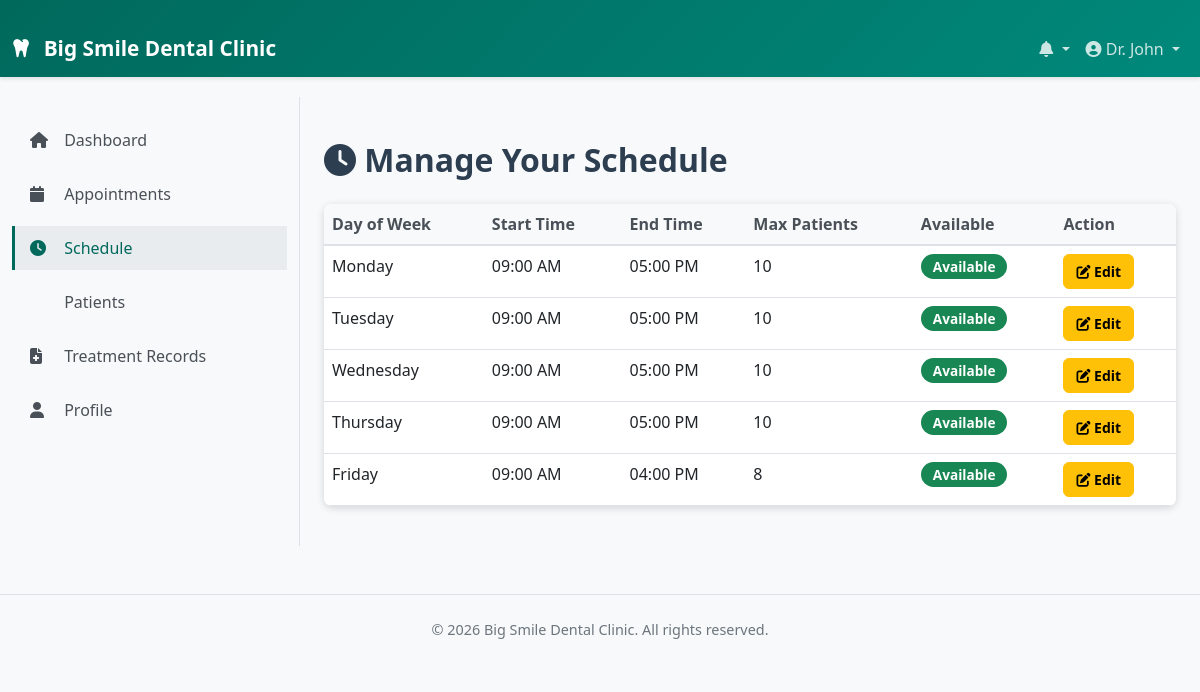
/dentist/schedule.php (signed in), run on the app's committed database.
### tables this page shows
CREATE TABLE IF NOT EXISTS users (
    user_id INT PRIMARY KEY AUTO_INCREMENT,
    username VARCHAR(50) UNIQUE NOT NULL,
    email VARCHAR(100) UNIQUE NOT NULL,
    password VARCHAR(255) NOT NULL,
    role ENUM('patient', 'dentist', 'staff', 'admin') NOT NULL,
    first_name VARCHAR(100) NOT NULL,
    last_name VARCHAR(100) NOT NULL,
    phone VARCHAR(15),
    address TEXT,
    date_of_birth DATE,
    gender ENUM('Male', 'Female', 'Other'),
    profile_image VARCHAR(255),
    qualification VARCHAR(255),
    specialization VARCHAR(255),
    registration_date TIMESTAMP DEFAULT CURRENT_TIMESTAMP,
    last_login TIMESTAMP NULL DEFAULT NULL,
    is_active TINYINT DEFAULT 1,
    created_at TIMESTAMP DEFAULT CURRENT_TIMESTAMP,
    updated_at TIMESTAMP DEFAULT CURRENT_TIMESTAMP ON UPDATE CURRENT_TIMESTAMP,
    INDEX idx_role (role),
    INDEX idx_email (email)
);

CREATE TABLE IF NOT EXISTS dentist_schedule (
    schedule_id INT PRIMARY KEY AUTO_INCREMENT,
    dentist_id INT NOT NULL,
    day_of_week VARCHAR(20) NOT NULL,
    start_time TIME NOT NULL,
    end_time TIME NOT NULL,
    max_patients INT DEFAULT 10,
    is_available TINYINT DEFAULT 1,
    created_at TIMESTAMP DEFAULT CURRENT_TIMESTAMP,
    updated_at TIMESTAMP DEFAULT CURRENT_TIMESTAMP ON UPDATE CURRENT_TIMESTAMP,
    FOREIGN KEY (dentist_id) REFERENCES users(user_id) ON DELETE CASCADE,
    INDEX idx_dentist_id (dentist_id)
);

### includes/functions.php (called while the page is built, shortened)
<?php
function isLoggedIn() {
    return isset($_SESSION['user_id']) && !empty($_SESSION['user_id']);
}
function getCurrentUser() {
    global $conn;
    $user_id = $_SESSION['user_id'];
    $result = $conn->query("SELECT * FROM users WHERE user_id = '$user_id'");
    if ($result && $result->num_rows > 0) {
        return $result->fetch_assoc();
    }
    return null;
}
function formatTime($time) {
    return date('h:i A', strtotime($time));
}
?>

### dentist/schedule.php (the view, shortened to what this page needs)
<?php
require_once '../includes/config.php';
require_once '../includes/functions.php';
$show_sidebar = true;
$dentist_id = $_SESSION['user_id'];
$schedule_result = $conn->query("SELECT * FROM dentist_schedule WHERE dentist_id = '$dentist_id' ORDER BY FIELD(day_of_week, 'Monday', 'Tuesday', 'Wednesday', 'Thursday', 'Friday', 'Saturday', 'Sunday')");
include '../includes/header.php';
?>
<div class="container mt-4">
    <div class="row">
        <div class="col-md-12">
            <h2 class="mb-4"><i class="fas fa-clock"></i> Manage Your Schedule</h2>
        </div>
    </div>
    <div class="row">
        <div class="col-md-12">
            <div class="card">
                <div class="table-responsive">
                    <table class="table table-hover mb-0">
                        <thead class="table-light">
                            <tr>
                                <th>Day of Week</th>
                                <th>Start Time</th>
                                <th>End Time</th>
                                <th>Max Patients</th>
                                <th>Available</th>
                                <th>Action</th>
                            </tr>
                        </thead>
                        <tbody>
                            <?php
                            if ($schedule_result && $schedule_result->num_rows > 0) {
                                while ($schedule = $schedule_result->fetch_assoc()) {
                                    ?>
                                    <tr>
                                        <td><?php echo htmlspecialchars($schedule['day_of_week']); ?></td>
                                        <td><?php echo formatTime($schedule['start_time']); ?></td>
                                        <td><?php echo formatTime($schedule['end_time']); ?></td>
                                        <td><?php echo $schedule['max_patients']; ?></td>
                                        <td>
                                            <?php
                                            if ($schedule['is_available']) {
                                                echo '<span class="badge bg-success">Available</span>';
                                            } else {
                                                echo '<span class="badge bg-danger">Not Available</span>';
                                            }
                                            ?>
                                        </td>
                                        <td>
                                            <button class="btn btn-sm btn-warning" data-bs-toggle="modal"
                                                    data-bs-target="#editScheduleModal"
                                                    onclick="editSchedule(<?php echo htmlspecialchars(json_encode($schedule)); ?>)">
                                                <i class="fas fa-edit"></i> Edit
                                            </button>
                                        </td>
                                    </tr>
                                    <?php
                                }
                            } else {
                                echo '<tr><td colspan="6" class="text-center text-muted">No schedule set</td></tr>';
                            }
                            ?>
                        </tbody>
                    </table>
                </div>
            </div>
        </div>
    </div>
</div>
<?php include '../includes/footer.php'; ?>

### includes/header.php (shortened to what this page needs)
<?php
require_once 'config.php';
require_once 'functions.php';
$current_user = getCurrentUser();
?>
<!DOCTYPE html>
<html lang="en">
<head>
    <link href="https://cdn.jsdelivr.net/npm/bootstrap@5.3.0/dist/css/bootstrap.min.css" rel="stylesheet">
    <link rel="stylesheet" href="https://cdnjs.cloudflare.com/ajax/libs/font-awesome/6.4.0/css/all.min.css">
    <link rel="stylesheet" href="<?php echo BASE_URL; ?>css/style.css">
</head>
<body>
    <nav class="navbar navbar-expand-lg navbar-dark bg-primary sticky-top">
        <div class="container-fluid">
            <a class="navbar-brand" href="<?php echo BASE_URL; ?>">
                <i class="fas fa-tooth"></i> <?php echo SITE_NAME; ?>
            </a>
            <div class="collapse navbar-collapse" id="navbarNav">
                <ul class="navbar-nav ms-auto">
                    <li class="nav-item dropdown">
                        <a class="nav-link dropdown-toggle" href="#" id="notificationDropdown" role="button" data-bs-toggle="dropdown">
                            <i class="fas fa-bell"></i>
                        </a>
                    </li>
                    <li class="nav-item dropdown">
                        <a class="nav-link dropdown-toggle" href="#" id="userDropdown" role="button" data-bs-toggle="dropdown">
                            <i class="fas fa-user-circle"></i> <?php echo $current_user['first_name']; ?>
                        </a>
                    </li>
                </ul>
            </div>
        </div>
    </nav>
    <?php if (isset($show_sidebar) && $show_sidebar): ?>
    <div class="container-fluid">
        <div class="row">
            <nav class="col-md-3 bg-light sidebar">
                <div class="sticky-top pt-3">
                    <?php
                    $role = isset($_SESSION['role']) ? $_SESSION['role'] : '';
                         if ($role == 'patient') {
                        ?>
                        <ul class="nav flex-column">
                            <li class="nav-item">
                                <a class="nav-link" href="<?php echo BASE_URL; ?>patient/index.php">
                                    <i class="fas fa-home"></i> Dashboard
                                </a>
                            </li>
                            <li class="nav-item">
                                <a class="nav-link" href="<?php echo BASE_URL; ?>patient/appointments.php">
                                    <i class="fas fa-calendar"></i> My Appointments
                                </a>
                            </li>
                            <li class="nav-item">
                                <a class="nav-link" href="<?php echo BASE_URL; ?>patient/book-appointment.php">
                                    <i class="fas fa-plus"></i> Book Appointment
                                </a>
                            </li>
                            <li class="nav-item">
                                <a class="nav-link" href="<?php echo BASE_URL; ?>patient/treatment-history.php">
                                    <i class="fas fa-file-medical"></i> Treatment History
                                </a>
                            </li>
                            <li class="nav-item">
                                <a class="nav-link" href="<?php echo BASE_URL; ?>profile.php">
                                    <i class="fas fa-user"></i> Profile
                                </a>
                            </li>
                        </ul>
                        <?php
                    } elseif ($role == 'dentist') {
                        ?>
                        <ul class="nav flex-column">
                            <li class="nav-item">
                                <a class="nav-link" href="<?php echo BASE_URL; ?>dentist/index.php">
                                    <i class="fas fa-home"></i> Dashboard
                                </a>
                            </li>
                            <li class="nav-item">
                                <a class="nav-link" href="<?php echo BASE_URL; ?>dentist/appointments.php">
                                    <i class="fas fa-calendar"></i> Appointments
                                </a>
                            </li>
                            <li class="nav-item">
                                <a class="nav-link" href="<?php echo BASE_URL; ?>dentist/schedule.php">
                                    <i class="fas fa-clock"></i> Schedule
                                </a>
                            </li>
                            <li class="nav-item">
                                <a class="nav-link" href="<?php echo BASE_URL; ?>dentist/patients.php">
                                    <i class="fas fa-patients"></i> Patients
                                </a>
                            </li>
                            <li class="nav-item">
                                <a class="nav-link" href="<?php echo BASE_URL; ?>dentist/treatment-records.php">
                                    <i class="fas fa-file-medical"></i> Treatment Records
                                </a>
                            </li>
                            <li class="nav-item">
                                <a class="nav-link" href="<?php echo BASE_URL; ?>profile.php">
                                    <i class="fas fa-user"></i> Profile
                                </a>
                            </li>
                        </ul>
                        <?php
                    }
                    ?>
                </div>
            </nav>
            <main class="col-md-9">
    <?php endif; ?>
</body>
</html>

### css/style.css (style rules this page uses)
:root { --primary-color: #00695C; --secondary-color: #f7fbfb; --success-color: #28a745; --info-color: #17a2b8; --warning-color: #ffc107; --danger-color: #dc3545; }
* { font-family: 'Segoe UI', Tahoma, Geneva, Verdana, sans-serif; }
body { background-color: #f8f9fa; color: #333; }
h1, h2, h3, h4, h5, h6 { color: #2c3e50; font-weight: 600; }
.navbar { box-shadow: 0 2px 4px rgba(0, 0, 0, 0.1); }
.bg-primary { background: linear-gradient(135deg, #00695C 0%, #00897B 100%) !important; }
.navbar-dark .navbar-nav .nav-link { color: rgba(255, 255, 255, 0.8); }
.navbar-brand { font-weight: 700; font-size: 1.3rem; color: white !important; }
.navbar-brand i { margin-right: 8px; }
.sidebar { border-right: 1px solid #dee2e6; }
.sidebar .nav-link { color: #495057; border-left: 3px solid transparent; padding: 10px 15px; margin: 5px 0; transition: all 0.3s ease; }
.sidebar .nav-link:active, .sidebar .nav-link.active { color: #00695C; background-color: #e9ecef; border-left-color: #00695C; }
.sidebar .nav-link i { margin-right: 10px; width: 20px; }
.card { border: none; box-shadow: 0 2px 8px rgba(0, 0, 0, 0.08); margin-bottom: 20px; border-radius: 8px; transition: transform 0.3s ease, box-shadow 0.3s ease; }
.btn { border-radius: 6px; padding: 8px 16px; font-weight: 600; transition: all 0.3s ease; }
.btn-sm { padding: 6px 12px; font-size: 0.875rem; }
.table { border-collapse: collapse; }
.table thead th { background-color: #f8f9fa; color: #495057; font-weight: 600; border-bottom: 2px solid #dee2e6; }
.table tbody tr { transition: background-color 0.2s ease; }
.table-responsive { border-radius: 8px; box-shadow: 0 2px 8px rgba(0, 0, 0, 0.08); }
.badge { padding: 6px 12px; border-radius: 20px; font-weight: 600; font-size: 0.85rem; }
.container-fluid { padding-top: 20px; }
main { padding: 20px 0; }

### data on the page
users: first_name "Dr. John"
dentist_schedule: day_of_week "Monday", start_time "09:00 AM", end_time "05:00 PM", max_patients "10", is_available "Available"
dentist_schedule: day_of_week "Tuesday", start_time "09:00 AM", end_time "05:00 PM", max_patients "10", is_available "Available"
dentist_schedule: day_of_week "Wednesday", start_time "09:00 AM", end_time "05:00 PM", max_patients "10", is_available "Available"
dentist_schedule: day_of_week "Thursday", start_time "09:00 AM", end_time "05:00 PM", max_patients "10", is_available "Available"
dentist_schedule: day_of_week "Friday", start_time "09:00 AM", end_time "04:00 PM", max_patients "8", is_available "Available"

### other printed values
SITE_NAME "Big Smile Dental Clinic"
